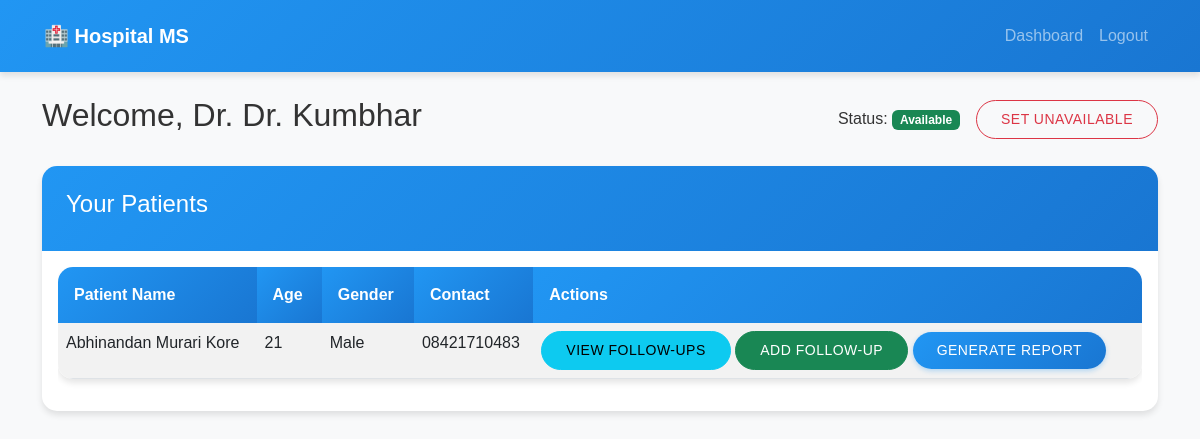
Page /dashboard (signed in) on the committed database.
### app/models.py (models this page shows, shortened)
class Doctor(db.Model):
    id = db.Column(db.Integer, primary_key=True)
    user_id = db.Column(db.Integer, db.ForeignKey('user.id'), nullable=False)
    name = db.Column(db.String(100), nullable=False)
    specialization = db.Column(db.String(100), nullable=False)
    contact = db.Column(db.String(20), nullable=False)
    is_available = db.Column(db.Boolean, default=True)
    user = db.relationship('User', backref=db.backref('doctor', uselist=False))
    assigned_patients = db.relationship('Patient', backref='assigned_doctor', lazy=True)
    follow_ups = db.relationship('FollowUp', backref='follow_up_doctor', lazy=True)

class Patient(db.Model):
    id = db.Column(db.Integer, primary_key=True)
    user_id = db.Column(db.Integer, db.ForeignKey('user.id'), nullable=False)
    name = db.Column(db.String(100), nullable=False)
    age = db.Column(db.Integer, nullable=False)
    gender = db.Column(db.String(10), nullable=False)
    contact = db.Column(db.String(20), nullable=False)
    address = db.Column(db.String(200), nullable=False)
    email = db.Column(db.String(120), nullable=True)
    is_premium = db.Column(db.Boolean, default=False)
    doctor_id = db.Column(db.Integer, db.ForeignKey('doctor.id'), nullable=True)
    user = db.relationship('User', backref=db.backref('patient', uselist=False))
    doctor = db.relationship('Doctor', backref=db.backref('patients', lazy=True))
    prescriptions = db.relationship('Prescription', backref='prescription_patient', lazy=True)
    follow_ups = db.relationship('FollowUp', backref='follow_up_patient', lazy=True)

### app/routes/main.py (the view, shortened to what this page needs)
@main_bp.route('/dashboard')
@login_required
def dashboard():
    if current_user.role == 'receptionist':
        doctors = Doctor.query.all()
        patients = Patient.query.all()
        return render_template('receptionist_dashboard.html', doctors=doctors, patients=patients)
    elif current_user.role == 'doctor':
        doctor = Doctor.query.filter_by(user_id=current_user.id).first()
        patients = Patient.query.filter_by(doctor_id=doctor.id).all() if doctor else []
        return render_template('doctor_dashboard.html', doctor=doctor, patients=patients)

### app/__init__.py (called while the page is built)
def create_app():
    app = Flask(__name__)
    app.config.from_object(Config)
    db.init_app(app)
    login_manager = LoginManager()
    login_manager.init_app(app)
    login_manager.login_view = 'main.login'
    @login_manager.user_loader
    def load_user(user_id):
        return User.query.get(int(user_id))
    from app.routes.main import main_bp
    from app.routes.receptionist import receptionist_bp
    from app.routes.doctor import doctor_bp
    from app.routes.patient import patient_bp
    from app.routes.analytics import analytics_bp
    app.register_blueprint(main_bp)
    app.register_blueprint(receptionist_bp)
    app.register_blueprint(doctor_bp)
    app.register_blueprint(patient_bp)
    app.register_blueprint(analytics_bp)
    with app.app_context():
        db.create_all()
    return app

### app/templates/doctor_dashboard.html (shortened to what this page needs)
{% extends "base.html" %}
{% block content %}
<div class="row mb-4">
    <div class="col-md-12">
        <div class="d-flex justify-content-between align-items-center">
        <h2>Welcome, Dr. {{ doctor.name }}</h2>
            <div class="d-flex align-items-center">
                <span class="me-3">Status:
                    <span class="badge {% if doctor.is_available %}bg-success{% else %}bg-danger{% endif %}">
                        {{ "Available" if doctor.is_available else "Unavailable" }}
                    </span>
                </span>
                <form method="POST" action="{{ url_for('doctor.toggle_availability') }}" class="d-inline">
                    <button type="submit" class="btn btn-sm {% if doctor.is_available %}btn-outline-danger{% else %}btn-outline-success{% endif %}">
                        {{ "Set Unavailable" if doctor.is_available else "Set Available" }}
                    </button>
                </form>
            </div>
        </div>
    </div>
</div>
<div class="row">
    <div class="col-md-12">
        <div class="card">
            <div class="card-header">
                <h4>Your Patients</h4>
            </div>
            <div class="card-body">
                <div class="table-responsive">
                    <table class="table table-striped">
                        <thead>
                            <tr>
                                <th>Patient Name</th>
                                <th>Age</th>
                                <th>Gender</th>
                                <th>Contact</th>
                                <th>Actions</th>
                            </tr>
                        </thead>
                        <tbody>
                            {% for patient in patients %}
                            <tr>
                                <td>{{ patient.name }}</td>
                                <td>{{ patient.age }}</td>
                                <td>{{ patient.gender }}</td>
                                <td>{{ patient.contact }}</td>
                                <td>
                                    <a href="{{ url_for('doctor.view_follow_ups', patient_id=patient.id) }}" class="btn btn-info btn-sm">View Follow-ups</a>
                                    <a href="{{ url_for('doctor.add_follow_up', patient_id=patient.id) }}" class="btn btn-success btn-sm">Add Follow-up</a>                                    <a href="{{ url_for('doctor.generate_patient_report', patient_id=patient.id) }}" class="btn btn-primary btn-sm" target="_blank">Generate Report</a>
                                </td>
                            </tr>
                            {% else %}
                            <tr>
                                <td colspan="5" class="text-center">No patients assigned to you.</td>
                            </tr>
                            {% endfor %}
                        </tbody>
                    </table>
                </div>
            </div>
        </div>
    </div>
</div>
{% endblock %}

### app/static/style.css (style rules this page uses)
:root { --primary-color: #2196F3; --secondary-color: #4CAF50; --accent-color: #FFC107; --text-color: #333; --light-bg: #f8f9fa; --white: #ffffff; --shadow: 0 4px 6px rgba(0,0,0,.1); --transition: all 0.3s ease; }
body { background-color: var(--light-bg); font-family: 'Poppins', sans-serif; color: var(--text-color); }
.card { border: none; border-radius: 15px; box-shadow: var(--shadow); transition: var(--transition); background: var(--white); overflow: hidden; }
.card-header { background: linear-gradient(135deg, var(--primary-color), #1976D2); color: var(--white); border: none; padding: 1.5rem; }
.btn { border-radius: 25px; padding: 0.5rem 1.5rem; transition: var(--transition); text-transform: uppercase; font-weight: 500; letter-spacing: 0.5px; }
.btn-primary { background: linear-gradient(135deg, var(--primary-color), #1976D2); border: none; box-shadow: 0 2px 5px rgba(33,150,243,0.3); }
.table { border-radius: 15px; overflow: hidden; box-shadow: var(--shadow); }
.table thead th { background: linear-gradient(135deg, var(--primary-color), #1976D2); color: var(--white); border: none; padding: 1rem; }
.table tbody tr { transition: var(--transition); }

### rows in the picture
Doctor: name "Dr. Kumbhar", is_available "Available", is_available "SET UNAVAILABLE"
Patient: name "Abhinandan Murari Kore", age "21", gender "Male", contact "08421710483"
